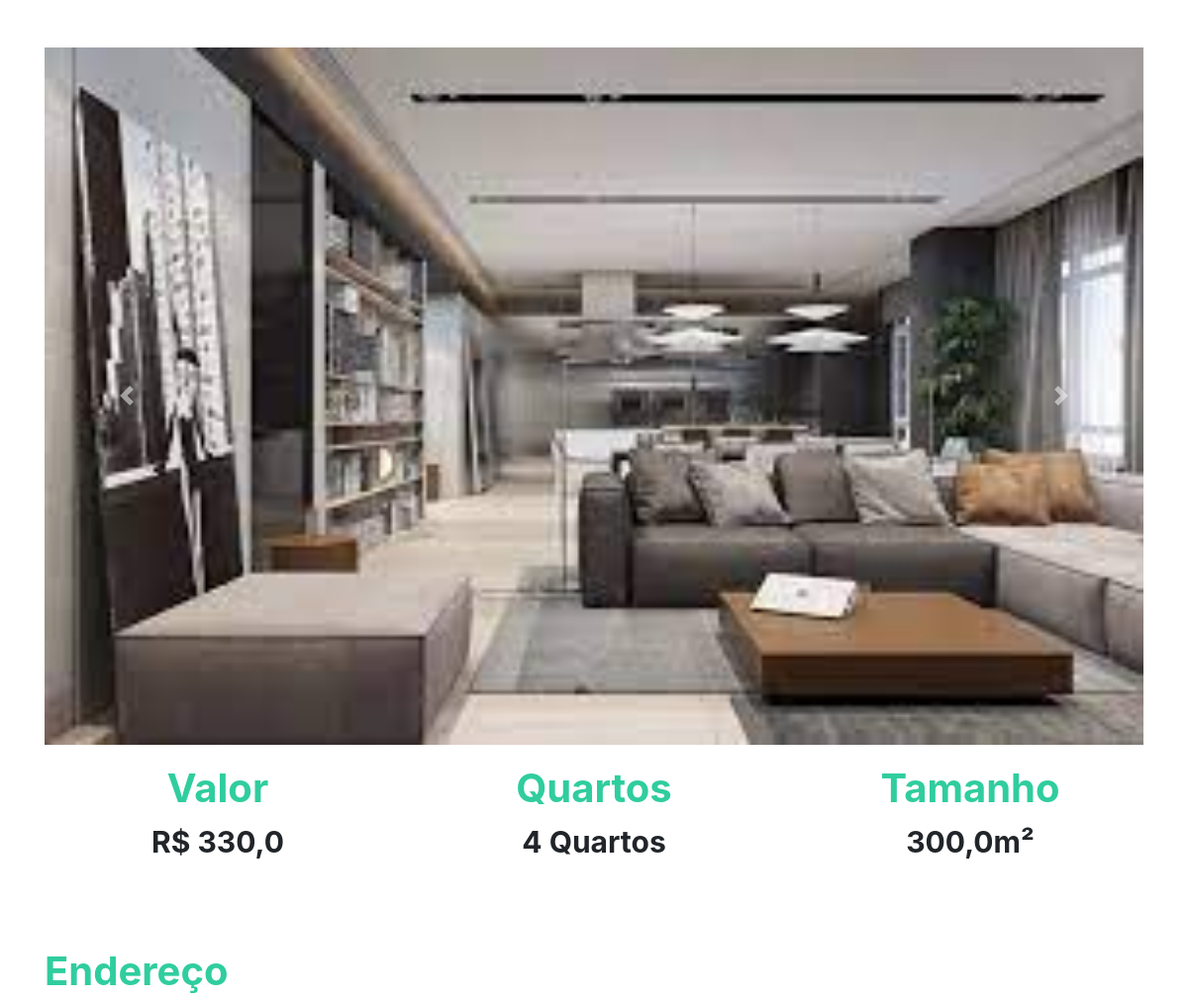
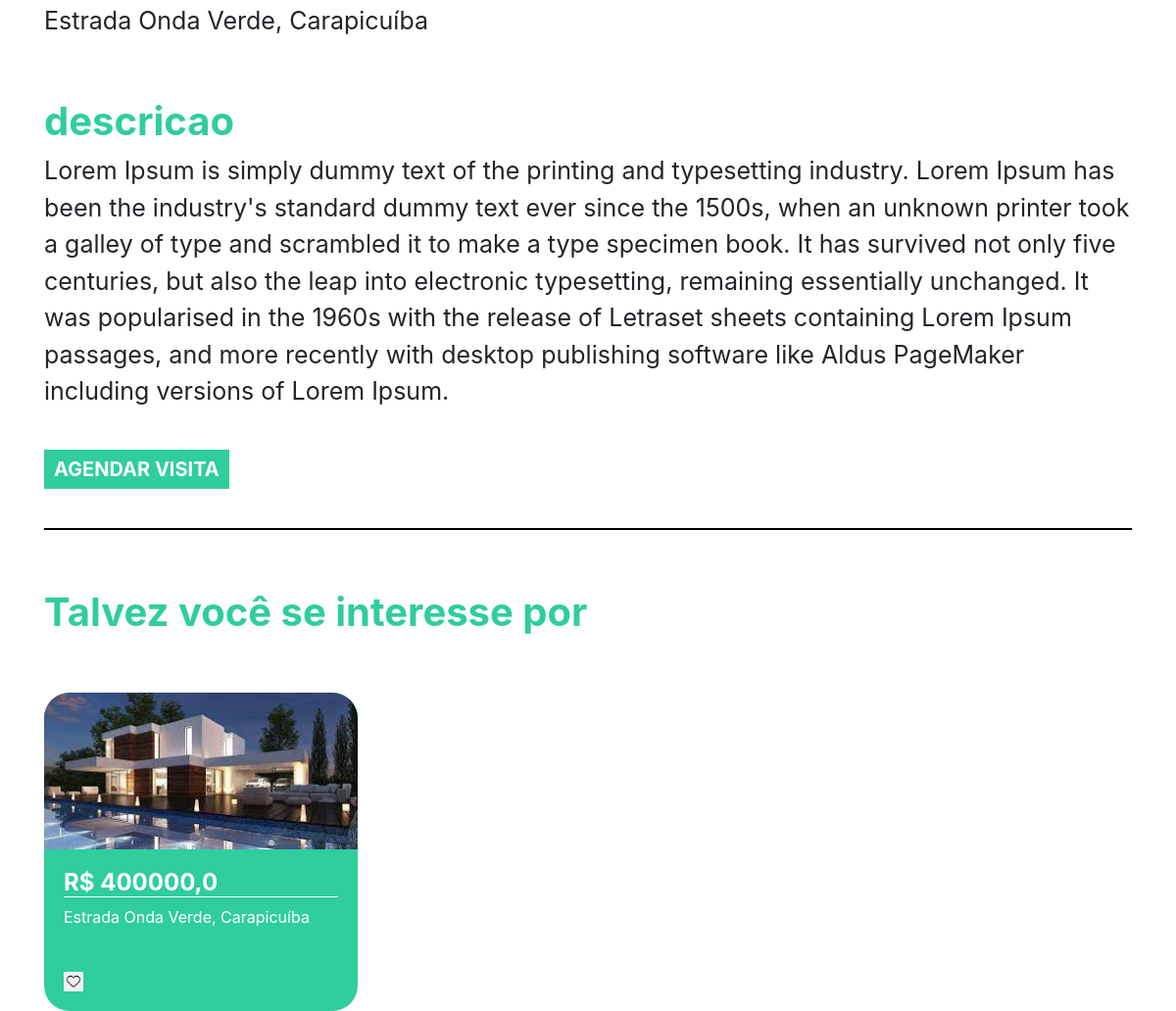
The page /imovel/1 on the database its author committed (2 pictures, top to bottom).
### plataforma/models.py (models this page shows, shortened)
class Imagem(models.Model):
    img = models.ImageField(upload_to='img')
    def __str__(self) -> str:
        return self.img.url

class Imovei(models.Model):
    choices = (('V', 'Venda'),
               ('A', 'Aluguel'))
    choices_imovel = (('A', 'Apartamento'),
                      ('C', 'Casa'))
    imagens = models.ManyToManyField(Imagem)
    valor = models.FloatField()
    quartos = models.IntegerField()
    tamanho = models.FloatField()
    cidade = models.ForeignKey(Cidade, on_delete=models.DO_NOTHING)
    rua = models.CharField(max_length=50)
    tipo = models.CharField(max_length=1, choices=choices)
    tipo_imovel = models.CharField(max_length=1, choices=choices_imovel)
    numero = models.IntegerField()
    descricao = models.TextField()
    dias_visita = models.ManyToManyField(DiasVisita)
    horarios = models.ManyToManyField(Horario)

class Cidade(models.Model):
    nome = models.CharField(max_length=30)
    def __str__(self) -> str:
        return self.nome

### plataforma/views.py (the view)
# urls.py: path('imovel/<str:id>', views.imovel, name="imovel"),
def imovel(request, id):
    imovel = get_object_or_404(Imovei, id=id)
    sugestoes = Imovei.objects.filter(cidade=imovel.cidade).exclude(id=id)[:2]
    return render(request, 'imovel.html', {'imovel': imovel, 'sugestoes': sugestoes, 'id': id})

### plataforma/models.py (called while the page is built)
    def __str__(self) -> str:
        return self.dia

    def __str__(self) -> str:
        return str(self.horario)

### plataforma/templates/imovel.html (shortened to what this page needs)
{% extends 'base.html' %}
{% load static %}
{% block 'head' %}
<link rel="stylesheet" href="{% static 'plataforma/css/home.css' %}">
{% endblock  %}
{% block 'body' %}
    <div style="text-align: center" class="container">
        <br>
        <br>
        <div id="carouselExampleControls" class="carousel slide" data-ride="carousel">
            <div class="carousel-inner">
                {% for img in imovel.imagens.all  %}
                    <div class="carousel-item {% if forloop.first %} active {% endif %}" >
                        <img class="d-block w-100" src="{{img}}" alt="First slide">
                    </div>
                {% endfor %}
            </div>
        <a class="carousel-control-prev" href="#carouselExampleControls" role="button" data-slide="prev">
            <span class="carousel-control-prev-icon" aria-hidden="true"></span>
        </a>
        <a class="carousel-control-next" href="#carouselExampleControls" role="button" data-slide="next">
            <span class="carousel-control-next-icon" aria-hidden="true"></span>
        </a>
    </div>
        <div class="row">
            <div class="col-md">
                <h3 class="titulo_especificacao">Valor</h3>
                <p class="especificacao">R$ {{imovel.valor}}</p>
            </div>
            <div class="col-md">
                <h3 class="titulo_especificacao">Quartos</h3>
                <p class="especificacao">{{imovel.quartos}} Quartos</p>
            </div>
            <div class="col-md">
                <h3 class="titulo_especificacao">Tamanho</h3>
                <p class="especificacao">{{imovel.tamanho}}m²</p>
            </div>
        </div>
        <br>
        <br>
        <div style="text-align: left">
            <h3 class="titulo_especificacao">Endereço</h3>
            <p class="especificacao_endereco">{{imovel.rua}}, {{imovel.cidade }}</p>
        </div>
        <br>
        <div style="text-align: left">
            <h3 class="titulo_especificacao">descricao</h3>
            <p class="especificacao_endereco">{{imovel.descricao}}</p>
            <br>
            <button class="btn_agendar_visita" data-toggle="modal" data-target="#exampleModal">AGENDAR VISITA</button>
            <br>
            <br>
        </div>
        <hr style="border: 1px solid black">
        <br>
        <div class="div_possivel_interesse">
            <h3 class="titulo_especificacao">Talvez você se interesse por</h3>
            <div class="row">
                {% for sugestao in sugestoes %}
                    <div class="col-md cont">
                        <div class="card_imovel">
                            <img class="img_capa_imovel" src="{{sugestao.imagens.all.0.img.url}}">
                            <div class="informacoes_imoveis">
                            <a class="a_none" href="{% url 'imovel' sugestao.id %}"><h4 class="valor">R$ {{sugestao.valor}}</h4></a>
                            <p>{{sugestao.rua}}, {{sugestao.cidade}}</p>
                            <br>
                            <img width="7%" src="{% static 'plataforma/img/heart.png' %}">
                            </div>
                        </div>
                    </div>
                {% endfor %}
            </div>
        </div>
    </div>
{% endblock  %}

### templates/static/plataforma/css/home.css (style rules this page uses)
.card_imovel { background-color: #30CD9E; width: 20rem; margin-top: 50px; border-radius: 26px; }
.img_capa_imovel { width: 100%; border-top-left-radius: 26px; border-top-right-radius: 26px; }
.informacoes_imoveis { padding: 20px; color: white; }
.valor { font-weight: bold; border-bottom: 1px solid white; }
.a_none { color: white; }
.titulo_especificacao { color: #30CD9E; font-weight: bold; margin-top: 20px; font-size: 40px; }
.especificacao { font-size: 30px; font-weight: bold; }
.especificacao_endereco { font-size: 25px; }
.btn_agendar_visita { border: none; background-color: #30CD9E; color: white; font-weight: bold; font-size: 20px; padding: 5px 10px 5px 10px; }
.div_possivel_interesse { text-align: left; }

### rows shown on the page
Imagem: img (picture)
Imovei: valor "330,0", quartos "4", tamanho "300,0", rua "Estrada Onda Verde", cidade "Carapicuíba", descricao "Lorem Ipsum is simply dummy text of the printing and typesetting industry. Lorem Ipsum has been the industry's standard dummy text ever since the 1500s, when an unknown printer took a galley of type and scrambled it to make a type specimen book. It has survived not only five centuries, but also the leap into electronic typesetting, remaining essentially unchanged. It was popularised in the 1960s with the release of Letraset sheets containing Lorem Ipsum passages, and more recently with desktop publishing software like Aldus PageMaker including versions of Lorem Ipsum."
Imovei: imagens.all.0.img (picture), valor "400000,0", rua "Estrada Onda Verde", cidade "Carapicuíba"
